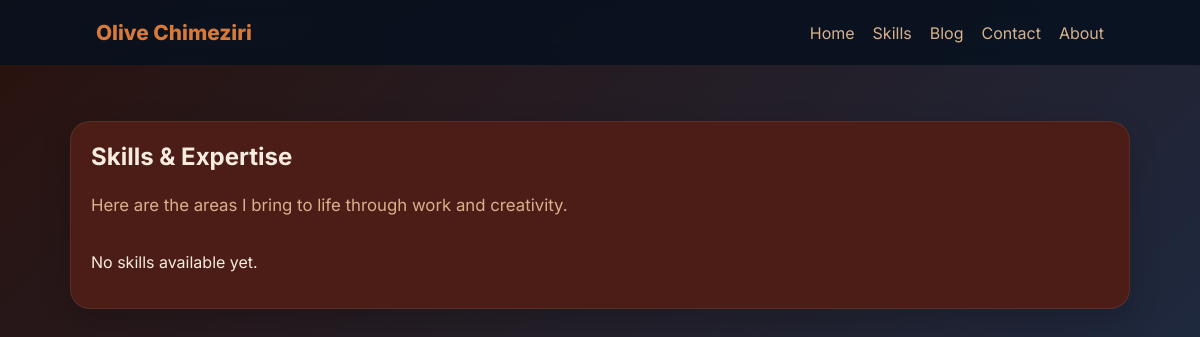
Page /skills/ on the earlier database version.
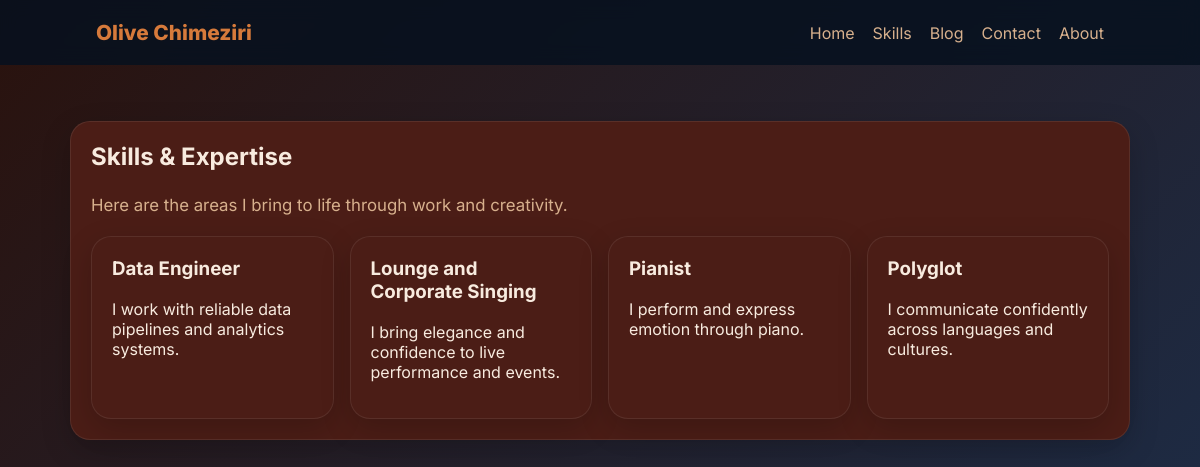
Same page on the later database version.
### todo/models.py (models this page shows, shortened)
class Skill(models.Model):
    name = models.CharField(max_length=100)
    description = models.TextField(blank=True)
    created_at = models.DateTimeField(auto_now_add=True)
    class Meta:
        ordering = ["name"]

### todo/views.py (the view)
# urls.py: path("skills/", views.skills_page, name="skills"),
def skills_page(request):
    skills = Skill.objects.all().order_by("name")
    return render(request, "skills.html", {"skills": skills})

### templates/skills.html (shortened to what this page needs)
{% extends 'base.html' %}
{% block content %}
<section class="section-block">
    <h1>Skills & Expertise</h1>
    <p class="lead">Here are the areas I bring to life through work and creativity.</p>
    <div class="cards-grid">
        {% for skill in skills %}
            <div class="card">
                <h3>{{ skill.name }}</h3>
                <p>{{ skill.description }}</p>
            </div>
        {% empty %}
            <p>No skills available yet.</p>
        {% endfor %}
    </div>
</section>
{% endblock %}

Differences in the rows shown:
added Skill: name "Data Engineer", description "I work with reliable data pipelines and analytics systems."
added Skill: name "Lounge and Corporate Singing", description "I bring elegance and confidence to live performance and events."
added Skill: name "Pianist", description "I perform and express emotion through piano."
added Skill: name "Polyglot", description "I communicate confidently across languages and cultures."
Other differences:
text no longer shown: "No skills available yet."
